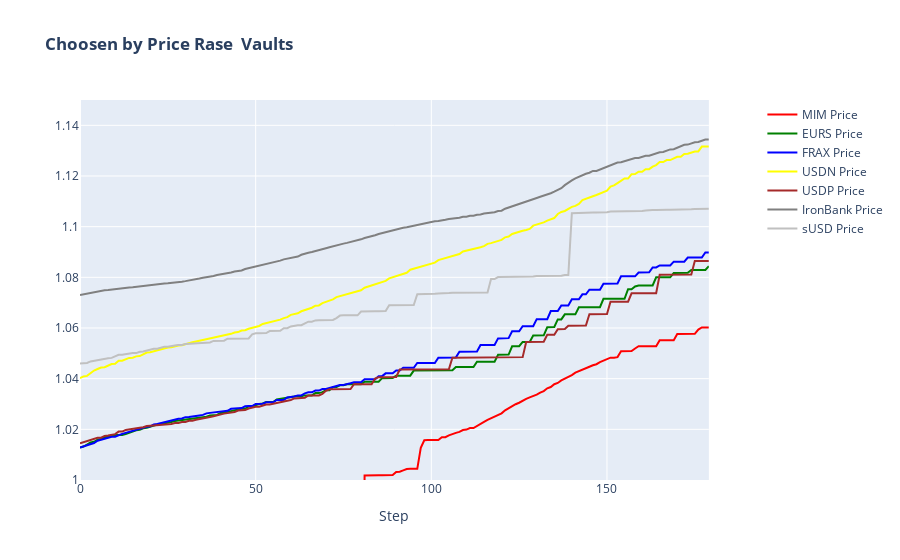

The notebook cell saved with this chart:
### Code cell
fig = make_subplots(subplot_titles=('' ), specs=[[{"secondary_y": True}]])
#x = range(0,len(data['Date']))
x= np.arange(0, 185, 1)

fig.add_trace(go.Scatter(x=x, y=data['MIM Price'], line=dict(color='red'), name='MIM Price'), secondary_y=False)
fig.add_trace(go.Scatter(x=x, y=data['EURS Price'], line=dict(color='green'), name='EURS Price'), secondary_y=False)
fig.add_trace(go.Scatter(x=x, y=data['FRAX Price'], line=dict(color='blue'), name='FRAX Price'), secondary_y=False)
fig.add_trace(go.Scatter(x=x, y=data['USDN Price'], line=dict(color='yellow'), name='USDN Price'), secondary_y=False)
#fig.add_trace(go.Scatter(x=x, y=data['mUSD Price'], line=dict(color='black'), name='mUSD Price'), secondary_y=False)
fig.add_trace(go.Scatter(x=x, y=data['USDP Price'], line=dict(color='brown'), name='USDP Price'), secondary_y=False)
fig.add_trace(go.Scatter(x=x, y=data['IronBank Price'], line=dict(color='grey'), name='IronBank Price'), secondary_y=False)
fig.add_trace(go.Scatter(x=x, y=data['sUSD Price'], line=dict(color='silver'), name='sUSD Price'), secondary_y=False)
#fig.add_trace(go.Scatter(x=x, y=data['alUSD Price'], line=dict(color='darkgreen'), name='alUSD Price'), secondary_y=False)
fig.update_layout(title_text='<b>Choosen by Price Rase  Vaults</b>')
fig.update_xaxes(title_text='Step')
fig.update_layout(yaxis_range=[1,1.15])

fig.show()

### Figure 1 — Plotly figure (JSON) as saved in the notebook; plotly's stock layout.template omitted (floating-point values rounded to 4 significant figures; data arrays with more than 128 entries replaced by an {"elided": "..."} marker saying what was removed)
{"data": [{"line": {"color": "red"}, "name": "MIM Price", "type": "scatter", "x": {"elided": "185 int values"}, "xaxis": "x", "y": {"elided": "180 float values"}, "yaxis": "y"}, {"line": {"color": "green"}, "name": "EURS Price", "type": "scatter", "x": {"elided": "185 int values"}, "xaxis": "x", "y": {"elided": "180 float values"}, "yaxis": "y"}, {"line": {"color": "blue"}, "name": "FRAX Price", "type": "scatter", "x": {"elided": "185 int values"}, "xaxis": "x", "y": {"elided": "180 float values"}, "yaxis": "y"}, {"line": {"color": "yellow"}, "name": "USDN Price", "type": "scatter", "x": {"elided": "185 int values"}, "xaxis": "x", "y": {"elided": "180 float values"}, "yaxis": "y"}, {"line": {"color": "brown"}, "name": "USDP Price", "type": "scatter", "x": {"elided": "185 int values"}, "xaxis": "x", "y": {"elided": "180 float values"}, "yaxis": "y"}, {"line": {"color": "grey"}, "name": "IronBank Price", "type": "scatter", "x": {"elided": "185 int values"}, "xaxis": "x", "y": {"elided": "180 float values"}, "yaxis": "y"}, {"line": {"color": "silver"}, "name": "sUSD Price", "type": "scatter", "x": {"elided": "185 int values"}, "xaxis": "x", "y": {"elided": "180 float values"}, "yaxis": "y"}], "layout": {"title": {"text": "<b>Choosen by Price Rase  Vaults</b>"}, "xaxis": {"anchor": "y", "domain": [0, 0.94], "title": {"text": "Step"}}, "yaxis": {"anchor": "x", "domain": [0, 1], "range": [1, 1.15]}, "yaxis2": {"anchor": "x", "overlaying": "y", "side": "right"}}}
